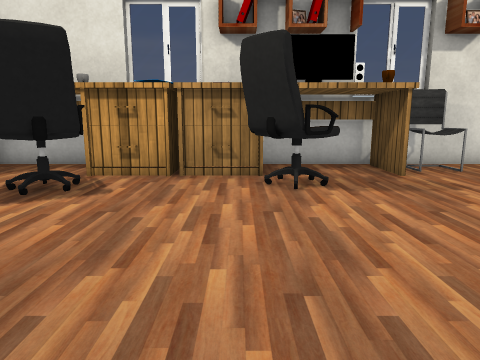
[1] (above)

19 first-person views from a walk through a Unity game level. The camera is 0.72 m above the floor, tilts 10° down and sees 70° across. The floor is counted in squares, 0.5 m on a side. Each view is taken from the middle of a square. On the plan, view 1 faces up. The plan holds only what a view shows up to about 15 squares ahead; the rest is blank. Some animated figures are left out. Some surface patterns are stand-ins.

[2]
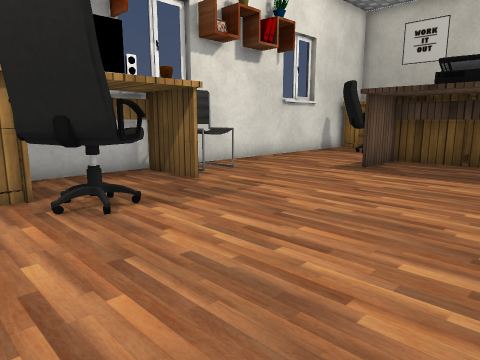

[3]
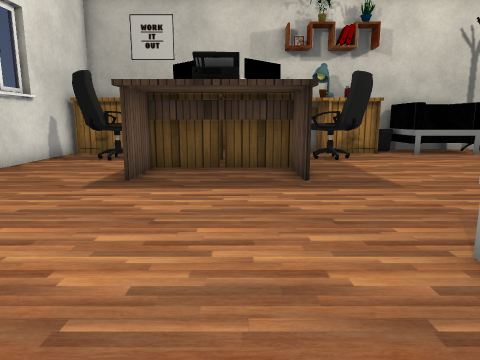

[4]
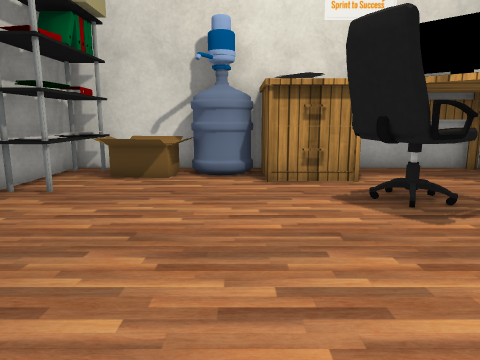

[5]
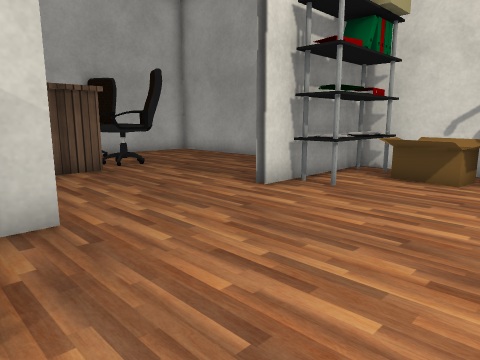

[6]
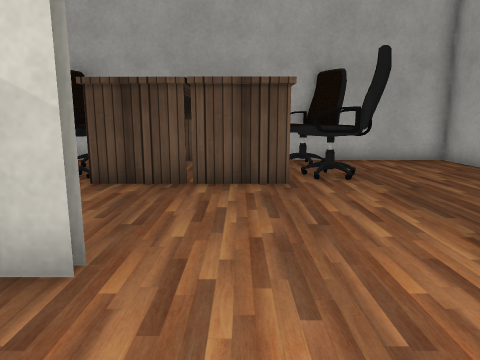

[7]
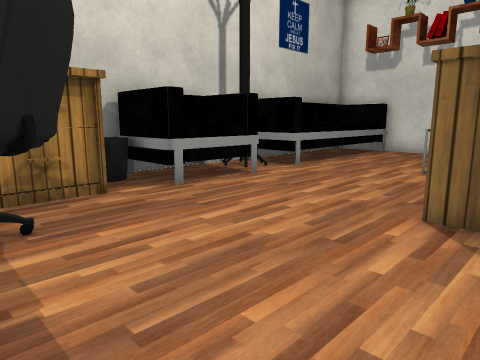

[8]
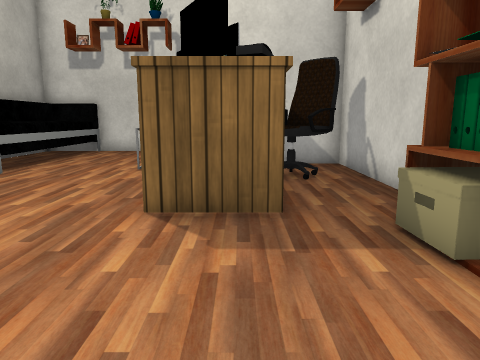

[9]
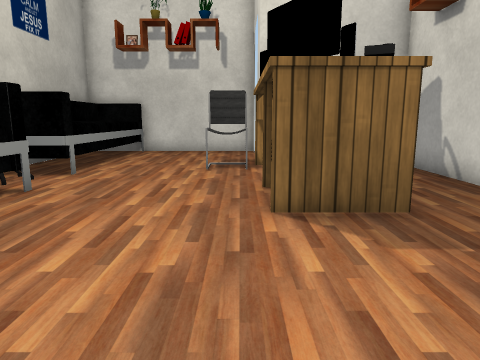

[10]
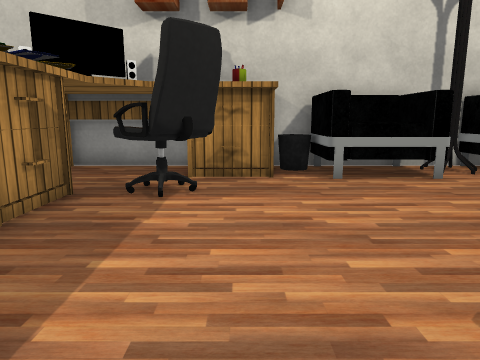

[11]
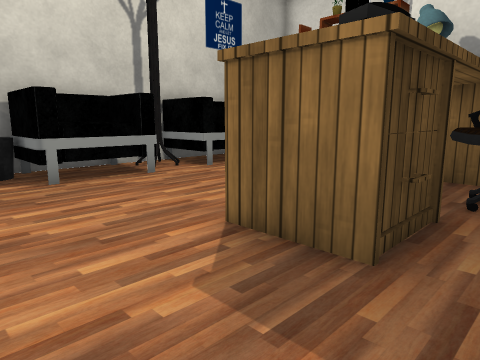

[12]
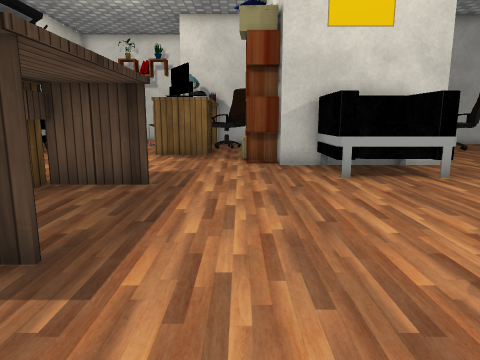

[13]
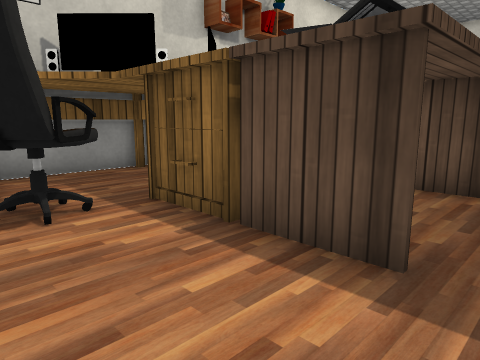

[14]
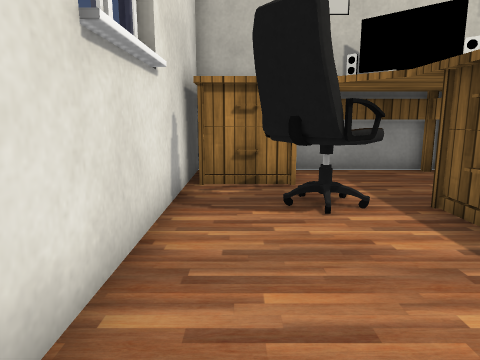

[15]
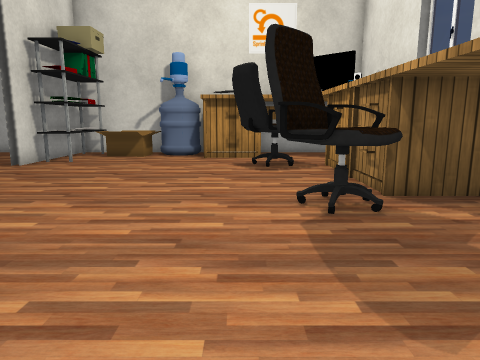

[16]
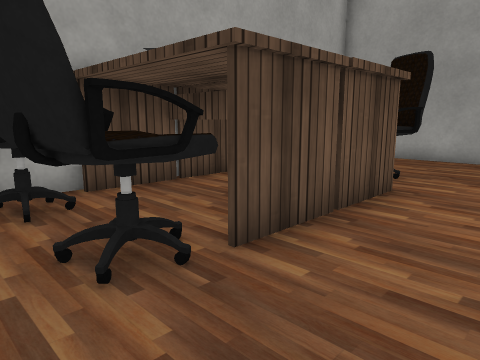

[17]
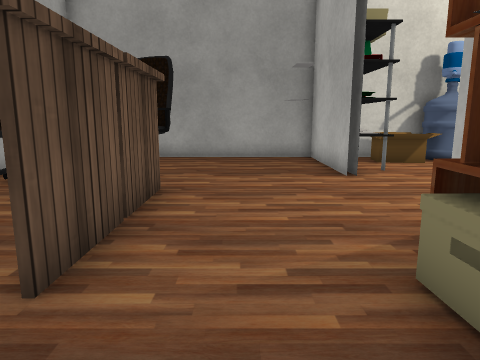

[18]
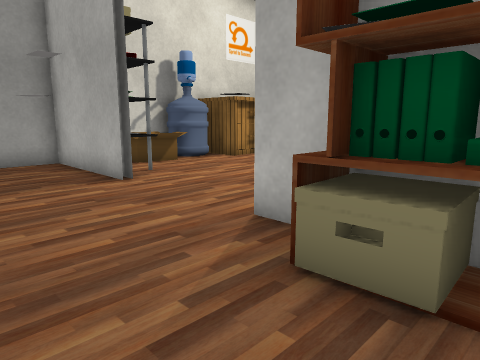

[19]
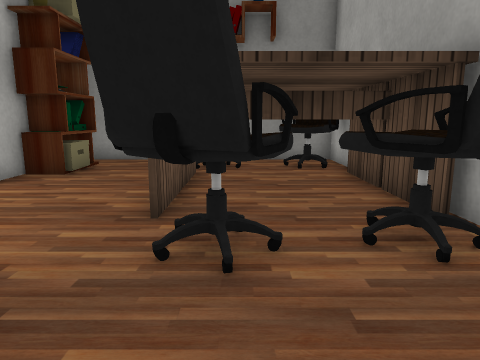

### Floor plan
Key: @ floor where view 1 was taken; # wall or solid block; . floor; O other object.
Columns run from 8 left of view 1 to 18 right of it. Each row starts with its distance up from view 1.
 11 ####    ###################
 10 O...O   O...OOO......OO.O
  9 O...OOOOOO..O........OO O
  8 O.. O...OOO..........OO ..#
  7 O OOOO..OOO......OOOOO....#
  6   O.O..............OO O...#
  5 OOO................OOO OOO#
  4 OO.................OO   OO#
  3 OO.................O OO...#
  2 OOO..............OOOOO....#
  1 OOO.......OOO........OO ..#
  0 OOOO....@.  O........OO.O
 -1 #####....#####O.........O
 -2 #.........OOO.OO........OO#
 -3 #.............OO........OO#
 -4 #.............O..OO....O  #
 -5 #.............#.O O....O  #
 -6 #...OOOOOOOOO.#..OO....O  #
 -7 #...OO..O..OO.#OO.O......O#
 -8 #....O..O..OO.#OOOO.....OO#
 -9 #...OOO.O..OO #OO.OOO...O #
-10 ####OOOOOOOOO### OOOO...OO#
-11                    .....O #
-12                    .....O
-13                    .....O
-14                    .....O
-15                       ##

Where each view was taken, in squares from view 1:
view 1: 0 up, 0 right, facing up
view 2: 2 up, 1 left, facing up-right
view 3: 4 up, 1 right, facing right
view 4: 4 up, 2 right, facing left
view 5: 4 up, 2 right, facing down-left
view 6: 2 up, 1 left, facing down
view 7: 1 up, 9 right, facing down-right
view 8: 1 up, 9 right, facing down
view 9: 1 up, 11 right, facing down
view 10: 1 down, 7 right, facing right
view 11: 1 down, 7 right, facing down-right
view 12: 10 up, 7 right, facing down
view 13: 10 up, 8 right, facing down-right
view 14: 10 up, 8 right, facing right
view 15: 6 up, 7 right, facing left
view 16: 3 down, 5 right, facing down-left
view 17: 4 down, 5 right, facing left
view 18: 5 down, 4 right, facing up-left
view 19: 7 down, 7 left, facing right
